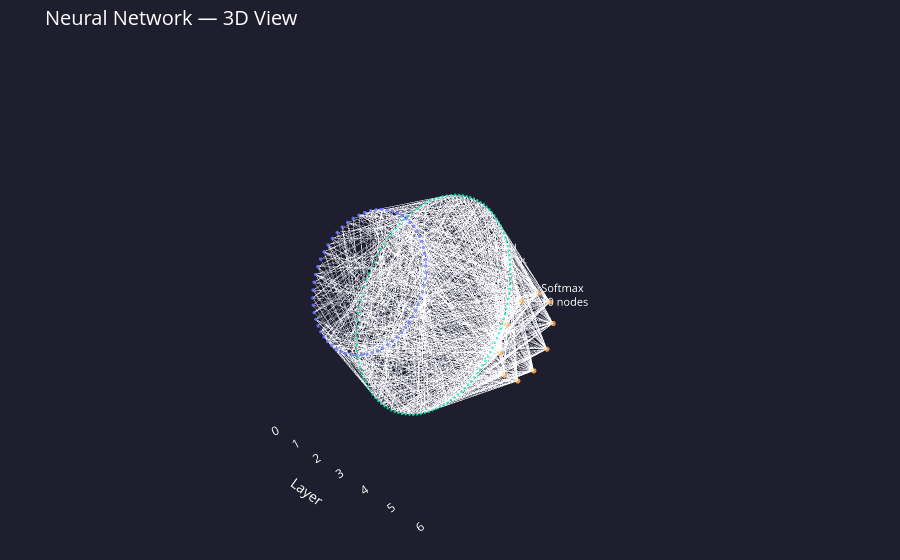
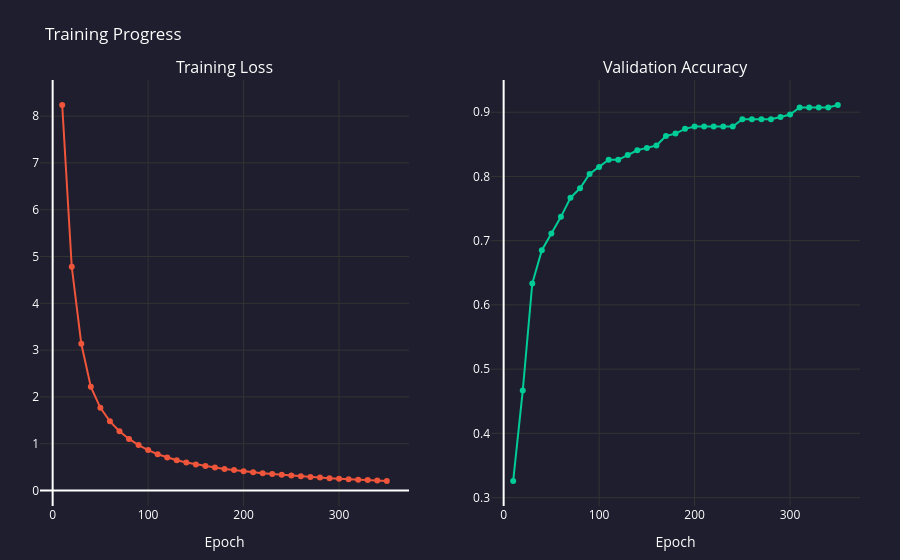

Notebook source saved alongside these figures, in order:
### Markdown cell above
---
## 3b. Wizualizacje interaktywne

Poniższe wykresy otwierają się w przeglądarce:
- **Architektura 3D** – obracaj myszą, przewijaj aby przybliżyć.
- **Postęp trenowania** – najedź kursorem na punkt aby zobaczyć dokładne wartości.

### Code cell
from Code.Visualization.network_visualization import show_architecture_3d, show_training_progress

# 'best' is set by the Bayesian optimisation cell above

# ── 3D architecture of the best experiment ────────────────────────────
best_sizes = best['sizes']
best_acts  = best['act']

print(f"Showing 3D architecture for: {best['name']}")
show_architecture_3d(best_sizes, best_acts)

# ── Animated training progress of the best experiment ─────────────────
print(f"Showing training progress for: {best['name']}")
show_training_progress(best['trainer'].loss_history, best['trainer'].val_acc_history)

### Figure 1 — Plotly figure (JSON) as saved in the notebook; plotly's stock layout.template omitted (floating-point values rounded to 4 significant figures; data arrays with more than 128 entries replaced by an {"elided": "..."} marker saying what was removed)
{"data": [{"hoverinfo": "none", "line": {"color": "rgba(180,180,180,0.12)", "width": 0.8}, "mode": "lines", "name": "connections", "type": "scatter3d", "x": {"elided": "3600 int values"}, "y": {"elided": "3600 float values"}, "z": {"elided": "3600 float values"}}, {"hovertemplate": "%{text}<extra></extra>", "marker": {"color": {"elided": "194 str values"}, "line": {"width": 0}, "opacity": 0.9, "size": {"elided": "194 int values"}}, "mode": "markers", "name": "nodes", "text": {"elided": "194 str values"}, "type": "scatter3d", "x": {"elided": "194 int values"}, "y": {"elided": "194 float values"}, "z": {"elided": "194 float values"}}, {"hoverinfo": "none", "mode": "text", "name": "labels", "text": ["Input<br>64 nodes", "Relu<br>120 nodes", "Softmax<br>10 nodes"], "textfont": {"color": "white", "size": 11}, "type": "scatter3d", "x": [0, 3, 6], "y": [3, 3.886, 1.8], "z": [0, 0, 0]}], "layout": {"font": {"color": "white"}, "margin": {"b": 0, "l": 0, "r": 0, "t": 50}, "paper_bgcolor": "#1e1e2e", "scene": {"bgcolor": "#1e1e2e", "camera": {"eye": {"x": 1.6, "y": -1.8, "z": 1}, "up": {"x": 0, "y": 0, "z": 1}}, "xaxis": {"backgroundcolor": "#1e1e2e", "gridcolor": "#333", "showgrid": false, "title": {"text": "Layer"}, "zeroline": false}, "yaxis": {"backgroundcolor": "#1e1e2e", "gridcolor": "#333", "showgrid": false, "showticklabels": false, "title": {"text": ""}, "zeroline": false}, "zaxis": {"backgroundcolor": "#1e1e2e", "gridcolor": "#333", "showgrid": false, "showticklabels": false, "title": {"text": ""}, "zeroline": false}}, "showlegend": false, "title": {"font": {"color": "white", "size": 20}, "text": "Neural Network — 3D View"}}}

### Figure 2 — Plotly figure (JSON) as saved in the notebook; plotly's stock layout.template omitted (floating-point values rounded to 4 significant figures)
{"data": [{"hovertemplate": "Epoch %{x}<br>Loss: %{y:.4f}<extra></extra>", "line": {"color": "#EF553B", "width": 2}, "marker": {"size": 6}, "mode": "lines+markers", "name": "Loss", "type": "scatter", "x": [10, 20, 30, 40, 50, 60, 70, 80, 90, 100, 110, 120, 130, 140, 150, 160, 170, 180, 190, 200, 210, 220, 230, 240, 250, 260, 270, 280, 290, 300, 310, 320, 330, 340, 350], "xaxis": "x", "y": [8.236, 4.781, 3.135, 2.215, 1.766, 1.478, 1.267, 1.103, 0.9706, 0.8637, 0.7765, 0.7056, 0.6476, 0.5996, 0.5585, 0.5228, 0.4911, 0.4624, 0.4365, 0.413, 0.3914, 0.3715, 0.3531, 0.3359, 0.3196, 0.3043, 0.2902, 0.277, 0.2646, 0.2531, 0.2423, 0.2321, 0.2225, 0.2134, 0.2047], "yaxis": "y"}, {"hovertemplate": "Epoch %{x}<br>Accuracy: %{y:.4f}<extra></extra>", "line": {"color": "#00CC96", "width": 2}, "marker": {"size": 6}, "mode": "lines+markers", "name": "Val Accuracy", "type": "scatter", "x": [10, 20, 30, 40, 50, 60, 70, 80, 90, 100, 110, 120, 130, 140, 150, 160, 170, 180, 190, 200, 210, 220, 230, 240, 250, 260, 270, 280, 290, 300, 310, 320, 330, 340, 350], "xaxis": "x2", "y": [0.3259, 0.4667, 0.6333, 0.6852, 0.7111, 0.737, 0.7667, 0.7815, 0.8037, 0.8148, 0.8259, 0.8259, 0.8333, 0.8407, 0.8444, 0.8481, 0.863, 0.8667, 0.8741, 0.8778, 0.8778, 0.8778, 0.8778, 0.8778, 0.8889, 0.8889, 0.8889, 0.8889, 0.8926, 0.8963, 0.9074, 0.9074, 0.9074, 0.9074, 0.9111], "yaxis": "y2"}], "layout": {"annotations": [{"font": {"size": 16}, "showarrow": false, "text": "Training Loss", "x": 0.225, "xanchor": "center", "xref": "paper", "y": 1, "yanchor": "bottom", "yref": "paper"}, {"font": {"size": 16}, "showarrow": false, "text": "Validation Accuracy", "x": 0.775, "xanchor": "center", "xref": "paper", "y": 1, "yanchor": "bottom", "yref": "paper"}], "font": {"color": "white"}, "margin": {"b": 40, "l": 40, "r": 40, "t": 80}, "paper_bgcolor": "#1e1e2e", "plot_bgcolor": "#1e1e2e", "showlegend": false, "title": {"text": "Training Progress"}, "xaxis": {"anchor": "y", "domain": [0, 0.45], "gridcolor": "#333", "title": {"text": "Epoch"}}, "xaxis2": {"anchor": "y2", "domain": [0.55, 1], "gridcolor": "#333", "title": {"text": "Epoch"}}, "yaxis": {"anchor": "x", "domain": [0, 1], "gridcolor": "#333"}, "yaxis2": {"anchor": "x2", "domain": [0, 1], "gridcolor": "#333"}}}
